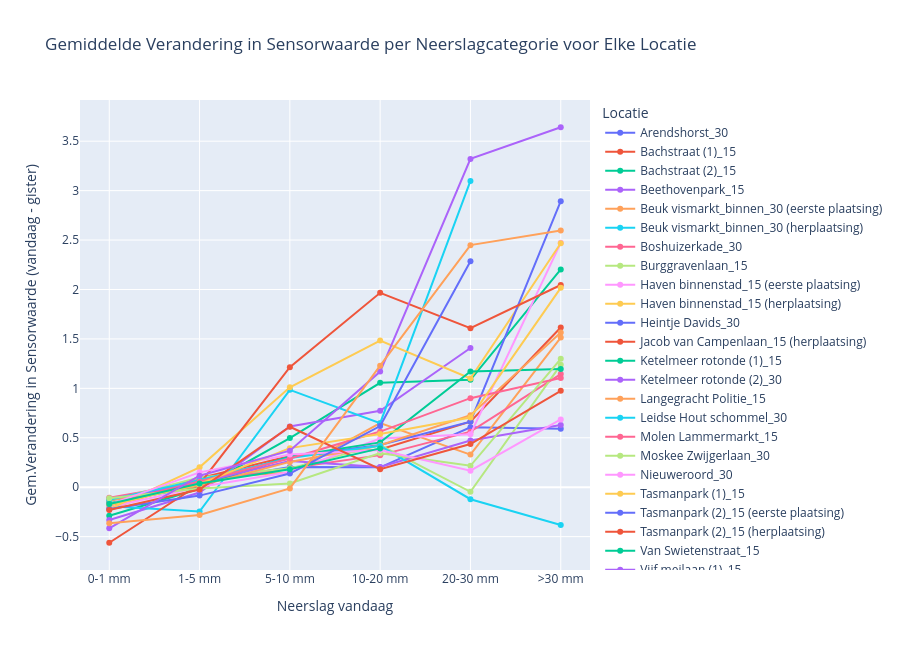

Write notebook code for a chart like this one.
### Code cell
# n vs s_prev_diff

# Define a function to categorize 'n_cum' into bins for analysis
def categorize_rainfall(n_cum_value):
    if n_cum_value < 1:
        return '0-1 mm'
    elif 1 <= n_cum_value < 5:
        return '1-5 mm'
    elif 5 <= n_cum_value < 10:
        return '5-10 mm'
    elif 10 <= n_cum_value < 20:
        return '10-20 mm'
    elif 20 <= n_cum_value < 30:
        return '20-30 mm'
    else:
        return '>30 mm'

# Remove the specific location from the DataFrame, because this is an outlier to the dataset
df_filtered = df[df['locatie'] != 'Jacob van Campenlaan_15 (eerste plaatsing)']

# Apply categorization to 'n_cum' column
df_filtered['n_cum_category'] = df_filtered['n'].apply(categorize_rainfall)

# Calculate the mean 's_prev_diff_2' by location and 'n_cum' category
mean_s_prev_diff_2_by_rain_category = df_filtered.groupby(['locatie', 'n_cum_category'])['s_prev_diff'].mean().unstack()

# Ensure correct ordering of 'n_cum_category'
correct_order = ['0-1 mm', '1-5 mm', '5-10 mm', '10-20 mm', '20-30 mm', '>30 mm']
mean_s_prev_diff_2_by_rain_category = mean_s_prev_diff_2_by_rain_category[correct_order]

# Create an interactive line plot
fig = go.Figure()

# Add a trace for each location
for locatie in mean_s_prev_diff_2_by_rain_category.index:
    fig.add_trace(go.Scatter(
        x=mean_s_prev_diff_2_by_rain_category.columns,
        y=mean_s_prev_diff_2_by_rain_category.loc[locatie],
        mode='lines+markers',
        name=locatie,
        hoverinfo='text',
        text=[f"Locatie: {locatie}<br>Neerslag Categorie: {category}<br>Gemiddelde Verandering: {value:.2f}"
              for category, value in zip(mean_s_prev_diff_2_by_rain_category.columns, 
                                         mean_s_prev_diff_2_by_rain_category.loc[locatie])]
    ))

# Customize layout with increased height
fig.update_layout(
    title="Gemiddelde Verandering in Sensorwaarde per Neerslagcategorie voor Elke Locatie",
    xaxis_title="Neerslag vandaag",
    yaxis_title="Gem.Verandering in Sensorwaarde (vandaag - gister)",
    xaxis=dict(tickmode='array', tickvals=correct_order),
    legend_title="Locatie",
    hovermode='closest',
    height=650  # Doubling the height for a taller plot
)

# Display the interactive plot
fig.show()

### Figure 1 — Plotly figure (JSON) as saved in the notebook; plotly's stock layout.template omitted (floating-point values rounded to 4 significant figures)
{"data": [{"hoverinfo": "text", "mode": "lines+markers", "name": "Arendshorst_30", "text": ["Locatie: Arendshorst_30<br>Neerslag Categorie: 0-1 mm<br>Gemiddelde Verandering: -0.13", "Locatie: Arendshorst_30<br>Neerslag Categorie: 1-5 mm<br>Gemiddelde Verandering: 0.05", "Locatie: Arendshorst_30<br>Neerslag Categorie: 5-10 mm<br>Gemiddelde Verandering: 0.20", "Locatie: Arendshorst_30<br>Neerslag Categorie: 10-20 mm<br>Gemiddelde Verandering: 0.20", "Locatie: Arendshorst_30<br>Neerslag Categorie: 20-30 mm<br>Gemiddelde Verandering: 0.61", "Locatie: Arendshorst_30<br>Neerslag Categorie: >30 mm<br>Gemiddelde Verandering: 0.59"], "type": "scatter", "x": ["0-1 mm", "1-5 mm", "5-10 mm", "10-20 mm", "20-30 mm", ">30 mm"], "y": [-0.1311, 0.05087, 0.2048, 0.2012, 0.6058, 0.5917]}, {"hoverinfo": "text", "mode": "lines+markers", "name": "Bachstraat (1)_15", "text": ["Locatie: Bachstraat (1)_15<br>Neerslag Categorie: 0-1 mm<br>Gemiddelde Verandering: -0.19", "Locatie: Bachstraat (1)_15<br>Neerslag Categorie: 1-5 mm<br>Gemiddelde Verandering: 0.09", "Locatie: Bachstraat (1)_15<br>Neerslag Categorie: 5-10 mm<br>Gemiddelde Verandering: 0.32", "Locatie: Bachstraat (1)_15<br>Neerslag Categorie: 10-20 mm<br>Gemiddelde Verandering: 0.38", "Locatie: Bachstraat (1)_15<br>Neerslag Categorie: 20-30 mm<br>Gemiddelde Verandering: 0.66", "Locatie: Bachstraat (1)_15<br>Neerslag Categorie: >30 mm<br>Gemiddelde Verandering: 1.62"], "type": "scatter", "x": ["0-1 mm", "1-5 mm", "5-10 mm", "10-20 mm", "20-30 mm", ">30 mm"], "y": [-0.1911, 0.08994, 0.3162, 0.3809, 0.6634, 1.615]}, {"hoverinfo": "text", "mode": "lines+markers", "name": "Bachstraat (2)_15", "text": ["Locatie: Bachstraat (2)_15<br>Neerslag Categorie: 0-1 mm<br>Gemiddelde Verandering: -0.29", "Locatie: Bachstraat (2)_15<br>Neerslag Categorie: 1-5 mm<br>Gemiddelde Verandering: -0.02", "Locatie: Bachstraat (2)_15<br>Neerslag Categorie: 5-10 mm<br>Gemiddelde Verandering: 0.50", "Locatie: Bachstraat (2)_15<br>Neerslag Categorie: 10-20 mm<br>Gemiddelde Verandering: 1.06", "Locatie: Bachstraat (2)_15<br>Neerslag Categorie: 20-30 mm<br>Gemiddelde Verandering: 1.09", "Locatie: Bachstraat (2)_15<br>Neerslag Categorie: >30 mm<br>Gemiddelde Verandering: 2.20"], "type": "scatter", "x": ["0-1 mm", "1-5 mm", "5-10 mm", "10-20 mm", "20-30 mm", ">30 mm"], "y": [-0.2879, -0.0153, 0.4974, 1.056, 1.086, 2.204]}, {"hoverinfo": "text", "mode": "lines+markers", "name": "Beethovenpark_15", "text": ["Locatie: Beethovenpark_15<br>Neerslag Categorie: 0-1 mm<br>Gemiddelde Verandering: -0.33", "Locatie: Beethovenpark_15<br>Neerslag Categorie: 1-5 mm<br>Gemiddelde Verandering: -0.05", "Locatie: Beethovenpark_15<br>Neerslag Categorie: 5-10 mm<br>Gemiddelde Verandering: 0.61", "Locatie: Beethovenpark_15<br>Neerslag Categorie: 10-20 mm<br>Gemiddelde Verandering: 0.77", "Locatie: Beethovenpark_15<br>Neerslag Categorie: 20-30 mm<br>Gemiddelde Verandering: 1.41", "Locatie: Beethovenpark_15<br>Neerslag Categorie: >30 mm<br>Gemiddelde Verandering: nan"], "type": "scatter", "x": ["0-1 mm", "1-5 mm", "5-10 mm", "10-20 mm", "20-30 mm", ">30 mm"], "y": [-0.3313, -0.05423, 0.6149, 0.7732, 1.408, null]}, {"hoverinfo": "text", "mode": "lines+markers", "name": "Beuk vismarkt_binnen_30 (eerste plaatsing)", "text": ["Locatie: Beuk vismarkt_binnen_30 (eerste plaatsing)<br>Neerslag Categorie: 0-1 mm<br>Gemiddelde Verandering: -0.22", "Locatie: Beuk vismarkt_binnen_30 (eerste plaatsing)<br>Neerslag Categorie: 1-5 mm<br>Gemiddelde Verandering: 0.09", "Locatie: Beuk vismarkt_binnen_30 (eerste plaatsing)<br>Neerslag Categorie: 5-10 mm<br>Gemiddelde Verandering: 0.15", "Locatie: Beuk vismarkt_binnen_30 (eerste plaatsing)<br>Neerslag Categorie: 10-20 mm<br>Gemiddelde Verandering: 0.65", "Locatie: Beuk vismarkt_binnen_30 (eerste plaatsing)<br>Neerslag Categorie: 20-30 mm<br>Gemiddelde Verandering: 0.33", "Locatie: Beuk vismarkt_binnen_30 (eerste plaatsing)<br>Neerslag Categorie: >30 mm<br>Gemiddelde Verandering: 1.51"], "type": "scatter", "x": ["0-1 mm", "1-5 mm", "5-10 mm", "10-20 mm", "20-30 mm", ">30 mm"], "y": [-0.2227, 0.09092, 0.1475, 0.6477, 0.33, 1.514]}, {"hoverinfo": "text", "mode": "lines+markers", "name": "Beuk vismarkt_binnen_30 (herplaatsing)", "text": ["Locatie: Beuk vismarkt_binnen_30 (herplaatsing)<br>Neerslag Categorie: 0-1 mm<br>Gemiddelde Verandering: -0.19", "Locatie: Beuk vismarkt_binnen_30 (herplaatsing)<br>Neerslag Categorie: 1-5 mm<br>Gemiddelde Verandering: -0.25", "Locatie: Beuk vismarkt_binnen_30 (herplaatsing)<br>Neerslag Categorie: 5-10 mm<br>Gemiddelde Verandering: 0.98", "Locatie: Beuk vismarkt_binnen_30 (herplaatsing)<br>Neerslag Categorie: 10-20 mm<br>Gemiddelde Verandering: 0.65", "Locatie: Beuk vismarkt_binnen_30 (herplaatsing)<br>Neerslag Categorie: 20-30 mm<br>Gemiddelde Verandering: 3.10", "Locatie: Beuk vismarkt_binnen_30 (herplaatsing)<br>Neerslag Categorie: >30 mm<br>Gemiddelde Verandering: nan"], "type": "scatter", "x": ["0-1 mm", "1-5 mm", "5-10 mm", "10-20 mm", "20-30 mm", ">30 mm"], "y": [-0.1923, -0.2456, 0.9846, 0.6479, 3.098, null]}, {"hoverinfo": "text", "mode": "lines+markers", "name": "Boshuizerkade_30", "text": ["Locatie: Boshuizerkade_30<br>Neerslag Categorie: 0-1 mm<br>Gemiddelde Verandering: -0.11", "Locatie: Boshuizerkade_30<br>Neerslag Categorie: 1-5 mm<br>Gemiddelde Verandering: 0.05", "Locatie: Boshuizerkade_30<br>Neerslag Categorie: 5-10 mm<br>Gemiddelde Verandering: 0.19", "Locatie: Boshuizerkade_30<br>Neerslag Categorie: 10-20 mm<br>Gemiddelde Verandering: 0.32", "Locatie: Boshuizerkade_30<br>Neerslag Categorie: 20-30 mm<br>Gemiddelde Verandering: 0.56", "Locatie: Boshuizerkade_30<br>Neerslag Categorie: >30 mm<br>Gemiddelde Verandering: 1.14"], "type": "scatter", "x": ["0-1 mm", "1-5 mm", "5-10 mm", "10-20 mm", "20-30 mm", ">30 mm"], "y": [-0.1073, 0.05284, 0.1921, 0.3244, 0.562, 1.144]}, {"hoverinfo": "text", "mode": "lines+markers", "name": "Burggravenlaan_15", "text": ["Locatie: Burggravenlaan_15<br>Neerslag Categorie: 0-1 mm<br>Gemiddelde Verandering: -0.14", "Locatie: Burggravenlaan_15<br>Neerslag Categorie: 1-5 mm<br>Gemiddelde Verandering: 0.10", "Locatie: Burggravenlaan_15<br>Neerslag Categorie: 5-10 mm<br>Gemiddelde Verandering: 0.19", "Locatie: Burggravenlaan_15<br>Neerslag Categorie: 10-20 mm<br>Gemiddelde Verandering: 0.43", "Locatie: Burggravenlaan_15<br>Neerslag Categorie: 20-30 mm<br>Gemiddelde Verandering: -0.05", "Locatie: Burggravenlaan_15<br>Neerslag Categorie: >30 mm<br>Gemiddelde Verandering: 1.24"], "type": "scatter", "x": ["0-1 mm", "1-5 mm", "5-10 mm", "10-20 mm", "20-30 mm", ">30 mm"], "y": [-0.1359, 0.09932, 0.1907, 0.4259, -0.04642, 1.238]}, {"hoverinfo": "text", "mode": "lines+markers", "name": "Haven binnenstad_15 (eerste plaatsing)", "text": ["Locatie: Haven binnenstad_15 (eerste plaatsing)<br>Neerslag Categorie: 0-1 mm<br>Gemiddelde Verandering: -0.20", "Locatie: Haven binnenstad_15 (eerste plaatsing)<br>Neerslag Categorie: 1-5 mm<br>Gemiddelde Verandering: 0.00", "Locatie: Haven binnenstad_15 (eerste plaatsing)<br>Neerslag Categorie: 5-10 mm<br>Gemiddelde Verandering: 0.15", "Locatie: Haven binnenstad_15 (eerste plaatsing)<br>Neerslag Categorie: 10-20 mm<br>Gemiddelde Verandering: 0.49", "Locatie: Haven binnenstad_15 (eerste plaatsing)<br>Neerslag Categorie: 20-30 mm<br>Gemiddelde Verandering: 0.54", "Locatie: Haven binnenstad_15 (eerste plaatsing)<br>Neerslag Categorie: >30 mm<br>Gemiddelde Verandering: 2.47"], "type": "scatter", "x": ["0-1 mm", "1-5 mm", "5-10 mm", "10-20 mm", "20-30 mm", ">30 mm"], "y": [-0.2029, 0.002842, 0.154, 0.4915, 0.5357, 2.472]}, {"hoverinfo": "text", "mode": "lines+markers", "name": "Haven binnenstad_15 (herplaatsing)", "text": ["Locatie: Haven binnenstad_15 (herplaatsing)<br>Neerslag Categorie: 0-1 mm<br>Gemiddelde Verandering: -0.22", "Locatie: Haven binnenstad_15 (herplaatsing)<br>Neerslag Categorie: 1-5 mm<br>Gemiddelde Verandering: 0.20", "Locatie: Haven binnenstad_15 (herplaatsing)<br>Neerslag Categorie: 5-10 mm<br>Gemiddelde Verandering: 1.01", "Locatie: Haven binnenstad_15 (herplaatsing)<br>Neerslag Categorie: 10-20 mm<br>Gemiddelde Verandering: 1.48", "Locatie: Haven binnenstad_15 (herplaatsing)<br>Neerslag Categorie: 20-30 mm<br>Gemiddelde Verandering: 1.10", "Locatie: Haven binnenstad_15 (herplaatsing)<br>Neerslag Categorie: >30 mm<br>Gemiddelde Verandering: 2.47"], "type": "scatter", "x": ["0-1 mm", "1-5 mm", "5-10 mm", "10-20 mm", "20-30 mm", ">30 mm"], "y": [-0.2222, 0.2014, 1.011, 1.483, 1.1, 2.468]}, {"hoverinfo": "text", "mode": "lines+markers", "name": "Heintje Davids_30", "text": ["Locatie: Heintje Davids_30<br>Neerslag Categorie: 0-1 mm<br>Gemiddelde Verandering: -0.13", "Locatie: Heintje Davids_30<br>Neerslag Categorie: 1-5 mm<br>Gemiddelde Verandering: 0.01", "Locatie: Heintje Davids_30<br>Neerslag Categorie: 5-10 mm<br>Gemiddelde Verandering: 0.31", "Locatie: Heintje Davids_30<br>Neerslag Categorie: 10-20 mm<br>Gemiddelde Verandering: 0.43", "Locatie: Heintje Davids_30<br>Neerslag Categorie: 20-30 mm<br>Gemiddelde Verandering: 0.66", "Locatie: Heintje Davids_30<br>Neerslag Categorie: >30 mm<br>Gemiddelde Verandering: 2.89"], "type": "scatter", "x": ["0-1 mm", "1-5 mm", "5-10 mm", "10-20 mm", "20-30 mm", ">30 mm"], "y": [-0.1321, 0.01306, 0.3073, 0.4265, 0.6627, 2.893]}, {"hoverinfo": "text", "mode": "lines+markers", "name": "Jacob van Campenlaan_15 (herplaatsing)", "text": ["Locatie: Jacob van Campenlaan_15 (herplaatsing)<br>Neerslag Categorie: 0-1 mm<br>Gemiddelde Verandering: -0.56", "Locatie: Jacob van Campenlaan_15 (herplaatsing)<br>Neerslag Categorie: 1-5 mm<br>Gemiddelde Verandering: 0.03", "Locatie: Jacob van Campenlaan_15 (herplaatsing)<br>Neerslag Categorie: 5-10 mm<br>Gemiddelde Verandering: 1.21", "Locatie: Jacob van Campenlaan_15 (herplaatsing)<br>Neerslag Categorie: 10-20 mm<br>Gemiddelde Verandering: 1.97", "Locatie: Jacob van Campenlaan_15 (herplaatsing)<br>Neerslag Categorie: 20-30 mm<br>Gemiddelde Verandering: 1.61", "Locatie: Jacob van Campenlaan_15 (herplaatsing)<br>Neerslag Categorie: >30 mm<br>Gemiddelde Verandering: 2.05"], "type": "scatter", "x": ["0-1 mm", "1-5 mm", "5-10 mm", "10-20 mm", "20-30 mm", ">30 mm"], "y": [-0.5619, 0.03015, 1.214, 1.966, 1.608, 2.046]}, {"hoverinfo": "text", "mode": "lines+markers", "name": "Ketelmeer rotonde (1)_15", "text": ["Locatie: Ketelmeer rotonde (1)_15<br>Neerslag Categorie: 0-1 mm<br>Gemiddelde Verandering: -0.16", "Locatie: Ketelmeer rotonde (1)_15<br>Neerslag Categorie: 1-5 mm<br>Gemiddelde Verandering: 0.01", "Locatie: Ketelmeer rotonde (1)_15<br>Neerslag Categorie: 5-10 mm<br>Gemiddelde Verandering: 0.31", "Locatie: Ketelmeer rotonde (1)_15<br>Neerslag Categorie: 10-20 mm<br>Gemiddelde Verandering: 0.45", "Locatie: Ketelmeer rotonde (1)_15<br>Neerslag Categorie: 20-30 mm<br>Gemiddelde Verandering: 1.17", "Locatie: Ketelmeer rotonde (1)_15<br>Neerslag Categorie: >30 mm<br>Gemiddelde Verandering: 1.20"], "type": "scatter", "x": ["0-1 mm", "1-5 mm", "5-10 mm", "10-20 mm", "20-30 mm", ">30 mm"], "y": [-0.1631, 0.01332, 0.311, 0.4532, 1.17, 1.196]}, {"hoverinfo": "text", "mode": "lines+markers", "name": "Ketelmeer rotonde (2)_30", "text": ["Locatie: Ketelmeer rotonde (2)_30<br>Neerslag Categorie: 0-1 mm<br>Gemiddelde Verandering: -0.12", "Locatie: Ketelmeer rotonde (2)_30<br>Neerslag Categorie: 1-5 mm<br>Gemiddelde Verandering: 0.05", "Locatie: Ketelmeer rotonde (2)_30<br>Neerslag Categorie: 5-10 mm<br>Gemiddelde Verandering: 0.26", "Locatie: Ketelmeer rotonde (2)_30<br>Neerslag Categorie: 10-20 mm<br>Gemiddelde Verandering: 0.20", "Locatie: Ketelmeer rotonde (2)_30<br>Neerslag Categorie: 20-30 mm<br>Gemiddelde Verandering: 0.47", "Locatie: Ketelmeer rotonde (2)_30<br>Neerslag Categorie: >30 mm<br>Gemiddelde Verandering: 0.63"], "type": "scatter", "x": ["0-1 mm", "1-5 mm", "5-10 mm", "10-20 mm", "20-30 mm", ">30 mm"], "y": [-0.1184, 0.048, 0.2643, 0.2043, 0.4727, 0.6298]}, {"hoverinfo": "text", "mode": "lines+markers", "name": "Langegracht Politie_15", "text": ["Locatie: Langegracht Politie_15<br>Neerslag Categorie: 0-1 mm<br>Gemiddelde Verandering: -0.13", "Locatie: Langegracht Politie_15<br>Neerslag Categorie: 1-5 mm<br>Gemiddelde Verandering: 0.01", "Locatie: Langegracht Politie_15<br>Neerslag Categorie: 5-10 mm<br>Gemiddelde Verandering: 0.26", "Locatie: Langegracht Politie_15<br>Neerslag Categorie: 10-20 mm<br>Gemiddelde Verandering: 0.43", "Locatie: Langegracht Politie_15<br>Neerslag Categorie: 20-30 mm<br>Gemiddelde Verandering: 0.73", "Locatie: Langegracht Politie_15<br>Neerslag Categorie: >30 mm<br>Gemiddelde Verandering: 1.57"], "type": "scatter", "x": ["0-1 mm", "1-5 mm", "5-10 mm", "10-20 mm", "20-30 mm", ">30 mm"], "y": [-0.1342, 0.01339, 0.256, 0.4251, 0.728, 1.566]}, {"hoverinfo": "text", "mode": "lines+markers", "name": "Leidse Hout schommel_30", "text": ["Locatie: Leidse Hout schommel_30<br>Neerslag Categorie: 0-1 mm<br>Gemiddelde Verandering: -0.13", "Locatie: Leidse Hout schommel_30<br>Neerslag Categorie: 1-5 mm<br>Gemiddelde Verandering: 0.07", "Locatie: Leidse Hout schommel_30<br>Neerslag Categorie: 5-10 mm<br>Gemiddelde Verandering: 0.29", "Locatie: Leidse Hout schommel_30<br>Neerslag Categorie: 10-20 mm<br>Gemiddelde Verandering: 0.42", "Locatie: Leidse Hout schommel_30<br>Neerslag Categorie: 20-30 mm<br>Gemiddelde Verandering: -0.12", "Locatie: Leidse Hout schommel_30<br>Neerslag Categorie: >30 mm<br>Gemiddelde Verandering: -0.38"], "type": "scatter", "x": ["0-1 mm", "1-5 mm", "5-10 mm", "10-20 mm", "20-30 mm", ">30 mm"], "y": [-0.1282, 0.0726, 0.2945, 0.4187, -0.1217, -0.3825]}, {"hoverinfo": "text", "mode": "lines+markers", "name": "Molen Lammermarkt_15", "text": ["Locatie: Molen Lammermarkt_15<br>Neerslag Categorie: 0-1 mm<br>Gemiddelde Verandering: -0.17", "Locatie: Molen Lammermarkt_15<br>Neerslag Categorie: 1-5 mm<br>Gemiddelde Verandering: 0.06", "Locatie: Molen Lammermarkt_15<br>Neerslag Categorie: 5-10 mm<br>Gemiddelde Verandering: 0.29", "Locatie: Molen Lammermarkt_15<br>Neerslag Categorie: 10-20 mm<br>Gemiddelde Verandering: 0.56", "Locatie: Molen Lammermarkt_15<br>Neerslag Categorie: 20-30 mm<br>Gemiddelde Verandering: 0.90", "Locatie: Molen Lammermarkt_15<br>Neerslag Categorie: >30 mm<br>Gemiddelde Verandering: 1.11"], "type": "scatter", "x": ["0-1 mm", "1-5 mm", "5-10 mm", "10-20 mm", "20-30 mm", ">30 mm"], "y": [-0.1727, 0.05572, 0.2904, 0.5628, 0.9009, 1.105]}, {"hoverinfo": "text", "mode": "lines+markers", "name": "Moskee Zwijgerlaan_30", "text": ["Locatie: Moskee Zwijgerlaan_30<br>Neerslag Categorie: 0-1 mm<br>Gemiddelde Verandering: -0.11", "Locatie: Moskee Zwijgerlaan_30<br>Neerslag Categorie: 1-5 mm<br>Gemiddelde Verandering: -0.01", "Locatie: Moskee Zwijgerlaan_30<br>Neerslag Categorie: 5-10 mm<br>Gemiddelde Verandering: 0.04", "Locatie: Moskee Zwijgerlaan_30<br>Neerslag Categorie: 10-20 mm<br>Gemiddelde Verandering: 0.34", "Locatie: Moskee Zwijgerlaan_30<br>Neerslag Categorie: 20-30 mm<br>Gemiddelde Verandering: 0.22", "Locatie: Moskee Zwijgerlaan_30<br>Neerslag Categorie: >30 mm<br>Gemiddelde Verandering: 1.30"], "type": "scatter", "x": ["0-1 mm", "1-5 mm", "5-10 mm", "10-20 mm", "20-30 mm", ">30 mm"], "y": [-0.1117, -0.01233, 0.03694, 0.3446, 0.2165, 1.298]}, {"hoverinfo": "text", "mode": "lines+markers", "name": "Nieuweroord_30", "text": ["Locatie: Nieuweroord_30<br>Neerslag Categorie: 0-1 mm<br>Gemiddelde Verandering: -0.18", "Locatie: Nieuweroord_30<br>Neerslag Categorie: 1-5 mm<br>Gemiddelde Verandering: 0.15", "Locatie: Nieuweroord_30<br>Neerslag Categorie: 5-10 mm<br>Gemiddelde Verandering: 0.33", "Locatie: Nieuweroord_30<br>Neerslag Categorie: 10-20 mm<br>Gemiddelde Verandering: 0.38", "Locatie: Nieuweroord_30<br>Neerslag Categorie: 20-30 mm<br>Gemiddelde Verandering: 0.17", "Locatie: Nieuweroord_30<br>Neerslag Categorie: >30 mm<br>Gemiddelde Verandering: 0.69"], "type": "scatter", "x": ["0-1 mm", "1-5 mm", "5-10 mm", "10-20 mm", "20-30 mm", ">30 mm"], "y": [-0.1763, 0.1501, 0.3303, 0.3761, 0.1668, 0.686]}, {"hoverinfo": "text", "mode": "lines+markers", "name": "Tasmanpark (1)_15", "text": ["Locatie: Tasmanpark (1)_15<br>Neerslag Categorie: 0-1 mm<br>Gemiddelde Verandering: -0.18", "Locatie: Tasmanpark (1)_15<br>Neerslag Categorie: 1-5 mm<br>Gemiddelde Verandering: 0.03", "Locatie: Tasmanpark (1)_15<br>Neerslag Categorie: 5-10 mm<br>Gemiddelde Verandering: 0.40", "Locatie: Tasmanpark (1)_15<br>Neerslag Categorie: 10-20 mm<br>Gemiddelde Verandering: 0.54", "Locatie: Tasmanpark (1)_15<br>Neerslag Categorie: 20-30 mm<br>Gemiddelde Verandering: 0.70", "Locatie: Tasmanpark (1)_15<br>Neerslag Categorie: >30 mm<br>Gemiddelde Verandering: 2.02"], "type": "scatter", "x": ["0-1 mm", "1-5 mm", "5-10 mm", "10-20 mm", "20-30 mm", ">30 mm"], "y": [-0.1835, 0.03234, 0.3953, 0.5393, 0.7042, 2.017]}, {"hoverinfo": "text", "mode": "lines+markers", "name": "Tasmanpark (2)_15 (eerste plaatsing)", "text": ["Locatie: Tasmanpark (2)_15 (eerste plaatsing)<br>Neerslag Categorie: 0-1 mm<br>Gemiddelde Verandering: -0.22", "Locatie: Tasmanpark (2)_15 (eerste plaatsing)<br>Neerslag Categorie: 1-5 mm<br>Gemiddelde Verandering: -0.08", "Locatie: Tasmanpark (2)_15 (eerste plaatsing)<br>Neerslag Categorie: 5-10 mm<br>Gemiddelde Verandering: 0.14", "Locatie: Tasmanpark (2)_15 (eerste plaatsing)<br>Neerslag Categorie: 10-20 mm<br>Gemiddelde Verandering: 0.62", "Locatie: Tasmanpark (2)_15 (eerste plaatsing)<br>Neerslag Categorie: 20-30 mm<br>Gemiddelde Verandering: 2.29", "Locatie: Tasmanpark (2)_15 (eerste plaatsing)<br>Neerslag Categorie: >30 mm<br>Gemiddelde Verandering: nan"], "type": "scatter", "x": ["0-1 mm", "1-5 mm", "5-10 mm", "10-20 mm", "20-30 mm", ">30 mm"], "y": [-0.2205, -0.0849, 0.1381, 0.6183, 2.286, null]}, {"hoverinfo": "text", "mode": "lines+markers", "name": "Tasmanpark (2)_15 (herplaatsing)", "text": ["Locatie: Tasmanpark (2)_15 (herplaatsing)<br>Neerslag Categorie: 0-1 mm<br>Gemiddelde Verandering: -0.23", "Locatie: Tasmanpark (2)_15 (herplaatsing)<br>Neerslag Categorie: 1-5 mm<br>Gemiddelde Verandering: -0.02", "Locatie: Tasmanpark (2)_15 (herplaatsing)<br>Neerslag Categorie: 5-10 mm<br>Gemiddelde Verandering: 0.61", "Locatie: Tasmanpark (2)_15 (herplaatsing)<br>Neerslag Categorie: 10-20 mm<br>Gemiddelde Verandering: 0.18", "Locatie: Tasmanpark (2)_15 (herplaatsing)<br>Neerslag Categorie: 20-30 mm<br>Gemiddelde Verandering: 0.44", "Locatie: Tasmanpark (2)_15 (herplaatsing)<br>Neerslag Categorie: >30 mm<br>Gemiddelde Verandering: 0.98"], "type": "scatter", "x": ["0-1 mm", "1-5 mm", "5-10 mm", "10-20 mm", "20-30 mm", ">30 mm"], "y": [-0.2312, -0.02305, 0.6116, 0.1815, 0.4368, 0.975]}, {"hoverinfo": "text", "mode": "lines+markers", "name": "Van Swietenstraat_15", "text": ["Locatie: Van Swietenstraat_15<br>Neerslag Categorie: 0-1 mm<br>Gemiddelde Verandering: -0.17", "Locatie: Van Swietenstraat_15<br>Neerslag Categorie: 1-5 mm<br>Gemiddelde Verandering: 0.04", "Locatie: Van Swietenstraat_15<br>Neerslag Categorie: 5-10 mm<br>Gemiddelde Verandering: 0.18", "Locatie: Van Swietenstraat_15<br>Neerslag Categorie: 10-20 mm<br>Gemiddelde Verandering: 0.39", "Locatie: Van Swietenstraat_15<br>Neerslag Categorie: 20-30 mm<br>Gemiddelde Verandering: nan", "Locatie: Van Swietenstraat_15<br>Neerslag Categorie: >30 mm<br>Gemiddelde Verandering: nan"], "type": "scatter", "x": ["0-1 mm", "1-5 mm", "5-10 mm", "10-20 mm", "20-30 mm", ">30 mm"], "y": [-0.1695, 0.0366, 0.1811, 0.3927, null, null]}, {"hoverinfo": "text", "mode": "lines+markers", "name": "Vijf meilaan (1)_15", "text": ["Locatie: Vijf meilaan (1)_15<br>Neerslag Categorie: 0-1 mm<br>Gemiddelde Verandering: -0.42", "Locatie: Vijf meilaan (1)_15<br>Neerslag Categorie: 1-5 mm<br>Gemiddelde Verandering: 0.12", "Locatie: Vijf meilaan (1)_15<br>Neerslag Categorie: 5-10 mm<br>Gemiddelde Verandering: 0.37", "Locatie: Vijf meilaan (1)_15<br>Neerslag Categorie: 10-20 mm<br>Gemiddelde Verandering: 1.17", "Locatie: Vijf meilaan (1)_15<br>Neerslag Categorie: 20-30 mm<br>Gemiddelde Verandering: 3.32", "Locatie: Vijf meilaan (1)_15<br>Neerslag Categorie: >30 mm<br>Gemiddelde Verandering: 3.64"], "type": "scatter", "x": ["0-1 mm", "1-5 mm", "5-10 mm", "10-20 mm", "20-30 mm", ">30 mm"], "y": [-0.4163, 0.1163, 0.37, 1.17, 3.321, 3.641]}, {"hoverinfo": "text", "mode": "lines+markers", "name": "Vijf meilaan (2)_30", "text": ["Locatie: Vijf meilaan (2)_30<br>Neerslag Categorie: 0-1 mm<br>Gemiddelde Verandering: -0.36", "Locatie: Vijf meilaan (2)_30<br>Neerslag Categorie: 1-5 mm<br>Gemiddelde Verandering: -0.28", "Locatie: Vijf meilaan (2)_30<br>Neerslag Categorie: 5-10 mm<br>Gemiddelde Verandering: -0.01", "Locatie: Vijf meilaan (2)_30<br>Neerslag Categorie: 10-20 mm<br>Gemiddelde Verandering: 1.23", "Locatie: Vijf meilaan (2)_30<br>Neerslag Categorie: 20-30 mm<br>Gemiddelde Verandering: 2.45", "Locatie: Vijf meilaan (2)_30<br>Neerslag Categorie: >30 mm<br>Gemiddelde Verandering: 2.60"], "type": "scatter", "x": ["0-1 mm", "1-5 mm", "5-10 mm", "10-20 mm", "20-30 mm", ">30 mm"], "y": [-0.3644, -0.2817, -0.01256, 1.229, 2.449, 2.598]}], "layout": {"height": 650, "hovermode": "closest", "legend": {"title": {"text": "Locatie"}}, "title": {"text": "Gemiddelde Verandering in Sensorwaarde per Neerslagcategorie voor Elke Locatie"}, "xaxis": {"tickmode": "array", "tickvals": ["0-1 mm", "1-5 mm", "5-10 mm", "10-20 mm", "20-30 mm", ">30 mm"], "title": {"text": "Neerslag vandaag"}}, "yaxis": {"title": {"text": "Gem.Verandering in Sensorwaarde (vandaag - gister)"}}}}
